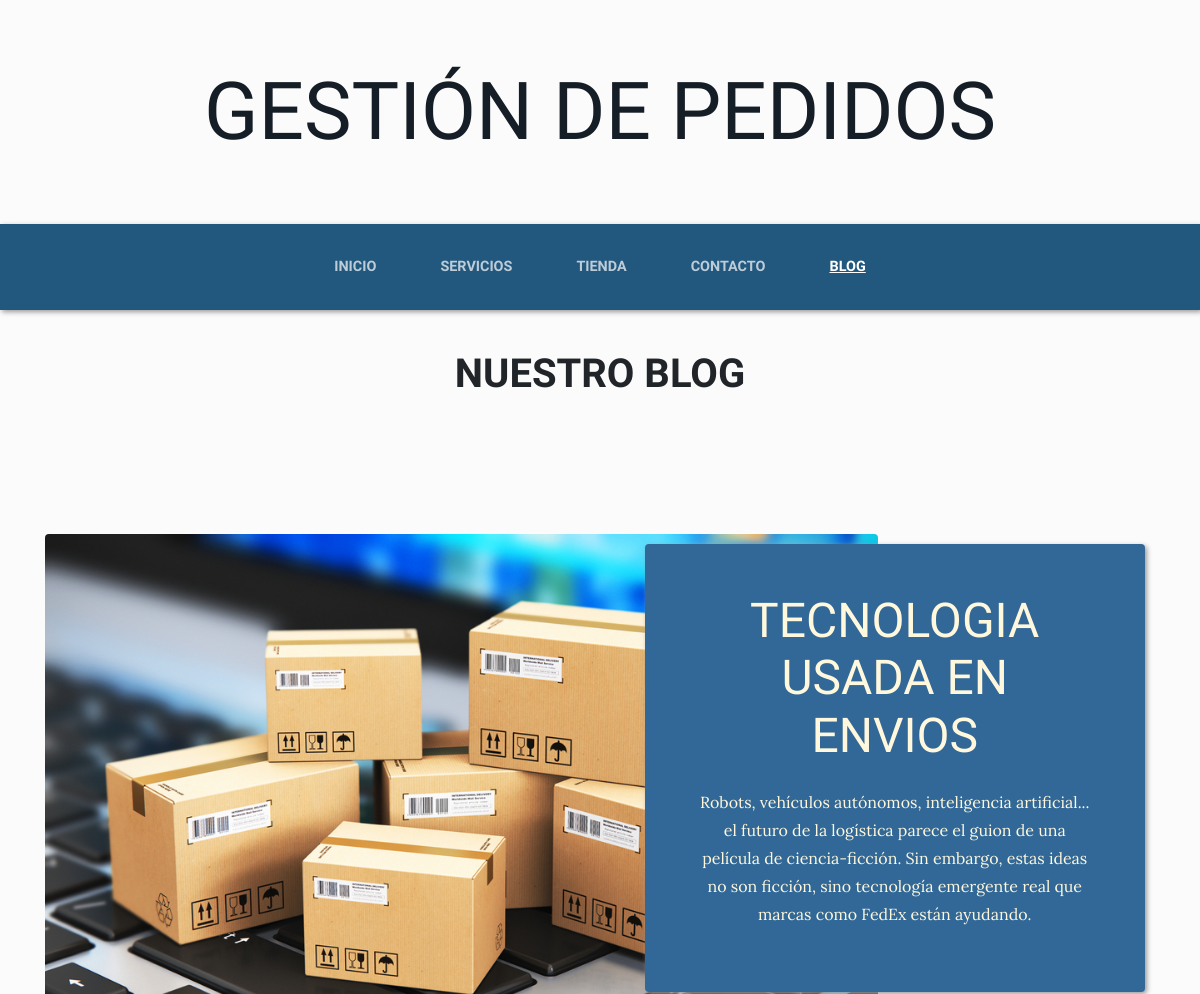
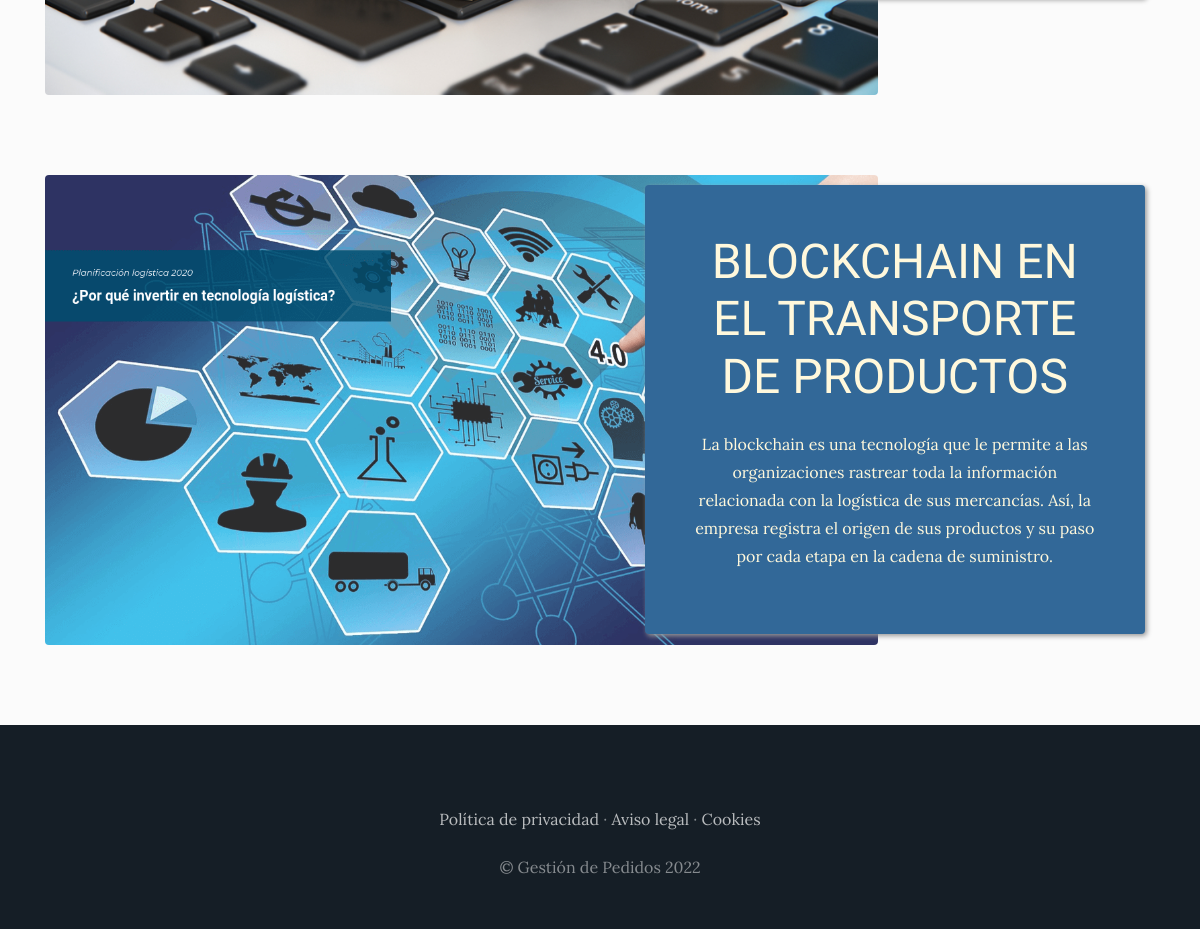
Screenshot of /blog/ with the database file from the repository (2 pictures, top to bottom).
### blog/models.py (models this page shows, shortened)
class Post(models.Model):
    titulo=models.CharField(max_length=50)
    contenido=models.CharField(max_length=250)
    imagen=models.ImageField(upload_to="blog", null=True, blank=True)
    autor=models.ForeignKey(User, on_delete=models.CASCADE)
    categorias=models.ManyToManyField(Categoria)
    created=models.DateTimeField(auto_now_add=True)
    updated=models.DateTimeField(auto_now_add=True)
    class Meta:
        verbose_name='post'
        verbose_name_plural='posts'

### blog/views.py (the view)
# urls.py: path('', views.blog, name='Blog'),
def blog(request):
    posts = Post.objects.all()
    return render(request, 'blog/blog.html', {'posts':posts})

### blog/templates/blog/blog.html
{% extends "proyectoWebApp/padre.html" %}
{% load static %}
{% block content %}
<h1 class="text-uppercase text-expanded text-center font-weight-bold" style="padding-top:40px">Nuestro Blog</h1>
<br>
<br>
    {% for post in posts %}
        <section class="page-section clearfix">
            <div class="container">
            <div class="intro">
                <img class="intro-img img-fluid mb-3 mb-lg-0 rounded" src="{{post.imagen.url}}">
                <div class="intro-text left-0 text-center bg-faded p-5 rounded" style="margin: 10px auto">
                <h2 class="section-heading mb-4" >
                    <span class="section-heading-lower">{{post.titulo}}</span>
                </h2>
                <p class="mb-3">{{post.contenido}}</p>
                </div>
            </div>
            </div>
        </section>
    {% endfor %}
{% endblock %}

### proyectoWebApp/static/proyectoWebApp/css/styles.css (style rules this page uses)
body { font-family: 'Lora'; background: #fbfbfb; background-attachment: fixed; background-position: center; background-size: cover; }
h1, h2, h3, h4, h5, h6 { font-family: 'Raleway'; }
p { line-height: 1.75; }
.page-section { margin-top: 5rem; margin-bottom: 5rem; }
.section-heading { text-transform: uppercase; }
.section-heading .section-heading-lower { display: block; font-size: 3rem; font-weight: 100; }
.bg-faded { background-color: rgba(255, 255, 255, 0.85); }
.intro { position: relative; }
@media (min-width: 992px) { .intro .intro-img { width: 75%; float: left; } }
@media (min-width: 992px) { .intro .intro-text { left: 600; width: 60%; margin-top: 3rem; background-color: #326898; box-shadow: 2px 2px 5px #999; color: cornsilk; position: absolute; } }
@media (min-width: 1200px) { .intro .intro-text { width: 45%; } }

### rows the page displays
Post: imagen (picture), titulo "TECNOLOGIA USADA EN ENVIOS", contenido "Robots, vehículos autónomos, inteligencia artificial... el futuro de la logística parece el guion de una película de ciencia-ficción. Sin embargo, estas ideas no son ficción, sino tecnología emergente real que marcas como FedEx están ayudando."
Post: imagen (picture), titulo "BLOCKCHAIN EN EL TRANSPORTE DE PRODUCTOS", contenido "La blockchain es una tecnología que le permite a las organizaciones rastrear toda la información relacionada con la logística de sus mercancías. Así, la empresa registra el origen de sus productos y su paso por cada etapa en la cadena de suministro."
